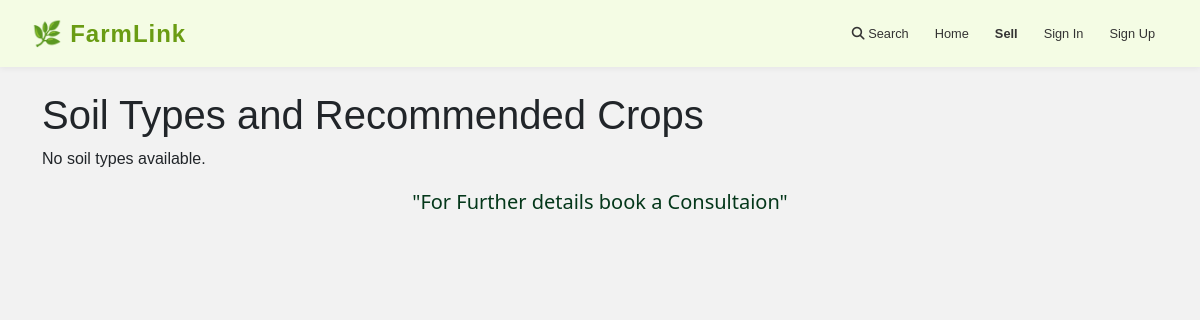
Page /crop_recommendation/soils/ on the earlier database version.
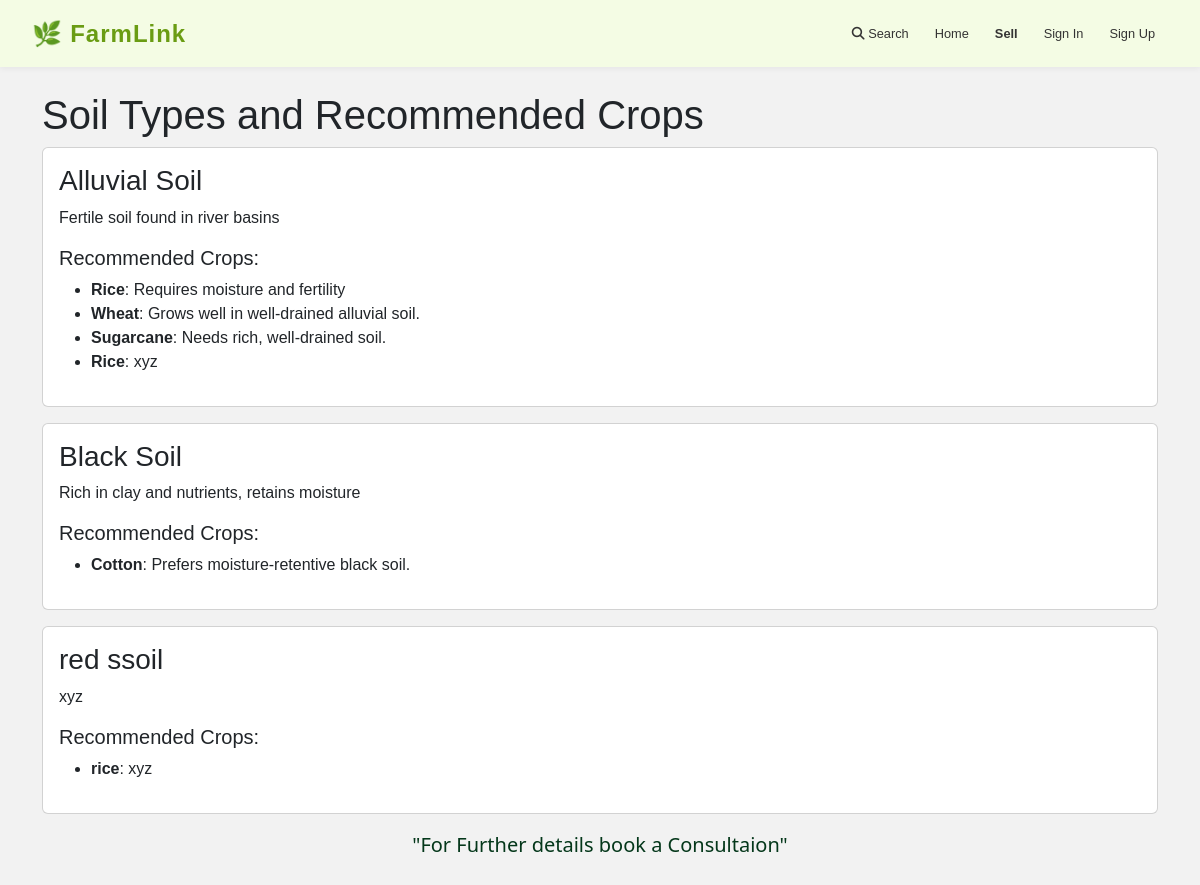
Same page on the later database version.
### crop_recommendation/models.py (models this page shows, shortened)
class SoilType(models.Model):
    name = models.CharField(max_length=100)
    description = models.TextField()

class RecommendedCrop(models.Model):
    soil_type = models.ForeignKey(SoilType, on_delete=models.CASCADE, related_name='crops')
    crop_name = models.CharField(max_length=100)
    crop_description = models.TextField()

### crop_recommendation/views.py (the view)
# urls.py: path('soils/', views.soil_list, name='soil_list'),
def soil_list(request):
    soils = SoilType.objects.all()
    return render(request, 'soil/soil_list.html', {'soils': soils})

### crop_recommendation/templates/soil/soil_list.html
{% extends 'Account/base.html' %}
{% load crispy_forms_tags %}
{% block content %}
  <div class="container mt-4">
    <h1>Soil Types and Recommended Crops</h1>
    {% for soil in soils %}
      <div class="card mb-3">
        <div class="card-body">
          <h3>{{ soil.name }}</h3>
          <p>{{ soil.description }}</p>
          <h5>Recommended Crops:</h5>
          <ul>
            {% for crop in soil.crops.all %}
              <li><strong>{{ crop.crop_name }}</strong>: {{ crop.crop_description }}</li>
            {% empty %}
              <li>No crops recommended for this soil type.</li>
            {% endfor %}
          </ul>
        </div>
      </div>
    {% empty %}
      <p>No soil types available.</p>
    {% endfor %}
  </div>
  <div class="container mt-3 mb-5 text-center">
    <p style="font-family: 'Segoe UI'; color:#04371a; font-size: 20px;">"For Further details book a Consultaion"</p>
  </div>
{% endblock %}

Differences in the rows shown:
added SoilType: name "Alluvial Soil", description "Fertile soil found in river basins"
added RecommendedCrop: crop_name "Rice", crop_description "Requires moisture and fertility", shown under "Alluvial Soil"
added RecommendedCrop: crop_name "Wheat", crop_description "Grows well in well-drained alluvial soil.", shown under "Alluvial Soil"
added RecommendedCrop: crop_name "Sugarcane", crop_description "Needs rich, well-drained soil.", shown under "Alluvial Soil"
added RecommendedCrop: crop_name "Rice", crop_description "xyz", shown under "Alluvial Soil"
added SoilType: name "Black Soil", description "Rich in clay and nutrients, retains moisture"
added RecommendedCrop: crop_name "Cotton", crop_description "Prefers moisture-retentive black soil.", shown under "Black Soil"
added SoilType: name "red ssoil", description "xyz"
added RecommendedCrop: crop_name "rice", crop_description "xyz", shown under "red ssoil"
Other differences:
text no longer shown: "No soil types available."
